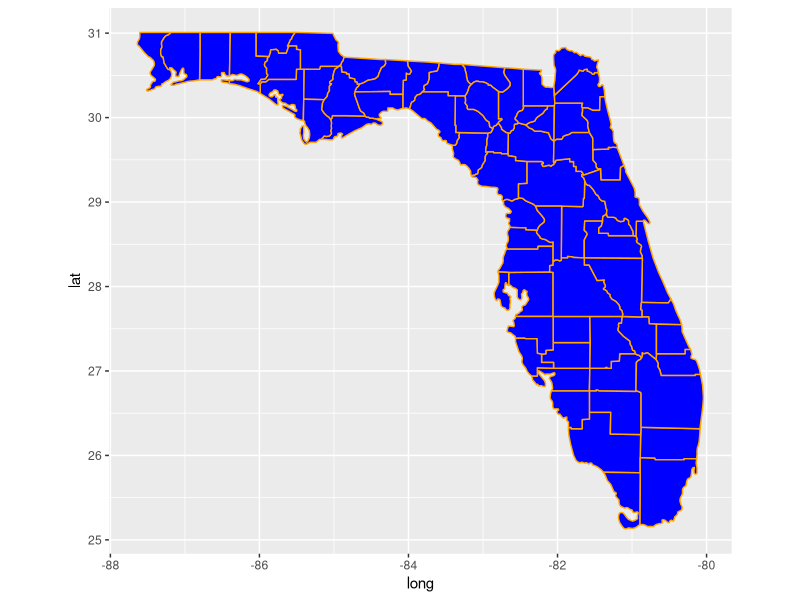

Here is the R script that generated this plot:
## ---- chunk 1
knitr::opts_chunk$set(collapse = TRUE)
## ---- chunk 2
library(ggplot2)
library(tidyverse)

# Get the shape data for the state of Florida and We need more detailed shape data to show county borders
flr <- map_data("county") %>% 
  filter(region == "florida")

# Create a ggplot object that we can add layers to.
flr_plot <- 
  ggplot(data = flr, mapping = aes(x = long, y = lat)) + 
  geom_map(map = flr, color = "orange", fill = "blue",
           aes(map_id=region)) + 
  coord_quickmap()

flr_plot

#of course, we can do more stuff, like adding county names...
